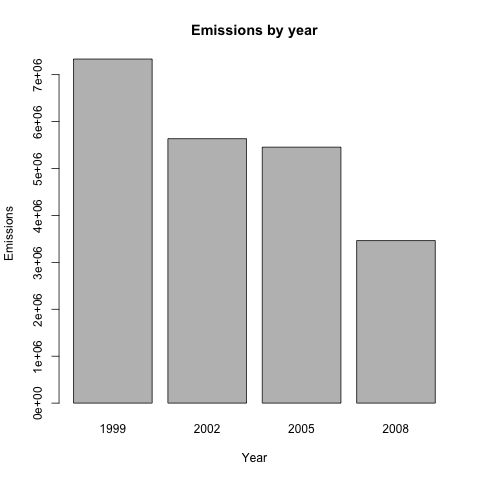

Generate this figure with R:
source("./Project 2.R")

data <- NEI %>% group_by(year) %>%
    summarize(emissions_by_year = sum(Emissions))

head(data)

png("plot1.png", width=480, height=480)

barplot(data$emissions_by_year, names = data$year, xlab = "Year", 
        ylab = "Emissions", main = "Emissions by year")

dev.off()
